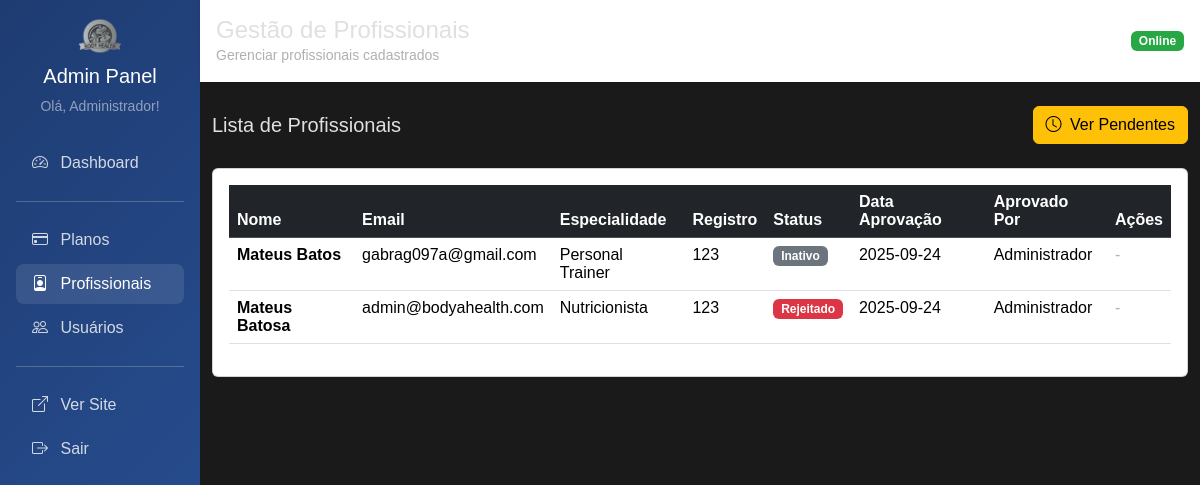
Page /admin/profissionais (signed in) on the earlier database version.
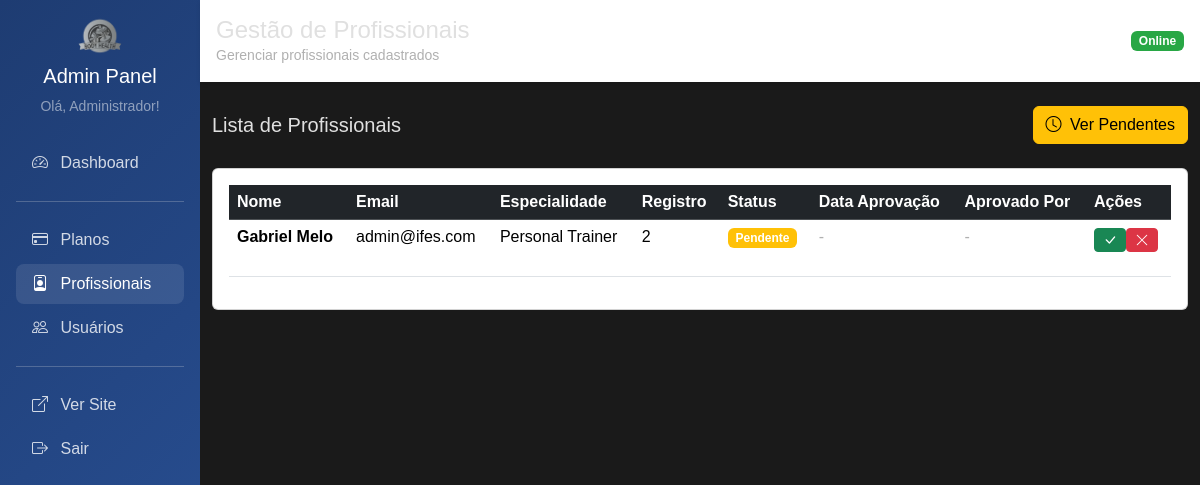
Same page on the later database version.
### tables this page shows
CREATE TABLE usuario (
    id INTEGER PRIMARY KEY AUTOINCREMENT,
    nome TEXT NOT NULL,
    email TEXT UNIQUE NOT NULL,
    senha TEXT NOT NULL,
    perfil TEXT NOT NULL DEFAULT 'cliente',
    foto TEXT,
    token_redefinicao TEXT,
    data_token TIMESTAMP,
    data_cadastro TIMESTAMP DEFAULT CURRENT_TIMESTAMP
);

CREATE TABLE profissional (
    id INTEGER PRIMARY KEY,
    especialidade TEXT NOT NULL,
    registro_profissional TEXT,
    status TEXT DEFAULT 'pendente',
    data_solicitacao TIMESTAMP DEFAULT CURRENT_TIMESTAMP,
    data_aprovacao TIMESTAMP,
    aprovado_por INTEGER, cpf_cnpj TEXT, foto_registro TEXT,
    FOREIGN KEY (id) REFERENCES usuario(id),
    FOREIGN KEY (aprovado_por) REFERENCES usuario(id)
);

### main.py (the view)
@app.get("/admin/profissionais")
@requer_autenticacao(['admin'])
async def admin_profissionais_listar(request: Request, usuario_logado: dict = Depends(obter_usuario_logado)):
    profissionais = profissional_repo.obter_todos_com_status()
    return templates.TemplateResponse("admin/profissionais/listar.html", {
        "request": request,
        "usuario": usuario_logado,
        "profissionais": profissionais
    })

### templates/admin/profissionais/listar.html (shortened to what the changed rows need)
{% extends "admin/base_admin.html" %}
{% block content %}
<div class="card">
    <div class="card-body">
        {% if profissionais %}
            <div class="table-responsive">
                <table class="table table-hover">
                    <thead class="table-dark">
                        <tr>
                            <th>Nome</th>
                            <th>Email</th>
                            <th>Especialidade</th>
                            <th>Registro</th>
                            <th>Status</th>
                            <th>Data Aprovação</th>
                            <th>Aprovado Por</th>
                            <th>Ações</th>
                        </tr>
                    </thead>
                    <tbody>
                        {% for prof in profissionais %}
                        <tr>
                            <td><strong>{{ prof.nome }}</strong></td>
                            <td>{{ prof.email }}</td>
                            <td>{{ prof.especialidade }}</td>
                            <td>
                                {% if prof.registro_profissional %}
                                    {{ prof.registro_profissional }}
                                {% else %}
                                    <span class="text-muted">-</span>
                                {% endif %}
                            </td>
                            <td>
                                {% if prof.status == 'aprovado' %}
                                    <span class="badge bg-success">Aprovado</span>
                                {% elif prof.status == 'pendente' %}
                                    <span class="badge bg-warning">Pendente</span>
                                {% elif prof.status == 'rejeitado' %}
                                    <span class="badge bg-danger">Rejeitado</span>
                                {% else %}
                                    <span class="badge bg-secondary">Inativo</span>
                                {% endif %}
                            </td>
                            <td>
                                {% if prof.data_aprovacao %}
                                    {{ prof.data_aprovacao[:10] }}
                                {% else %}
                                    <span class="text-muted">-</span>
                                {% endif %}
                            </td>
                            <td>
                                {% if prof.aprovado_por_nome %}
                                    {{ prof.aprovado_por_nome }}
                                {% else %}
                                    <span class="text-muted">-</span>
                                {% endif %}
                            </td>
                            <td>
                                {% if prof.status == 'aprovado' %}
                                    <button type="button" class="btn btn-outline-danger btn-sm"
                                            onclick="confirmarExclusaoProf({{ prof.id }}, '{{ prof.nome }}')">
                                        <i class="bi bi-x-circle"></i> Desativar
                                    </button>
                                {% elif prof.status == 'pendente' %}
                                    <div class="btn-group btn-group-sm">
                                        <form method="post" action="/admin/profissionais/aprovar/{{ prof.id }}" class="d-inline">
                                            <button type="submit" class="btn btn-success btn-sm">
                                                <i class="bi bi-check-lg"></i>
                                            </button>
                                        </form>
                                        <form method="post" action="/admin/profissionais/rejeitar/{{ prof.id }}" class="d-inline">
                                            <button type="submit" class="btn btn-danger btn-sm">
                                                <i class="bi bi-x-lg"></i>
                                            </button>
                                        </form>
                                    </div>
                                {% else %}
                                    <span class="text-muted">-</span>
                                {% endif %}
                            </td>
                        </tr>
                        {% endfor %}
                    </tbody>
                </table>
            </div>
        {% else %}
            <div class="text-center py-5">
                <i class="bi bi-person-badge text-muted" style="font-size: 4rem;"></i>
                <h5 class="mt-3 text-muted">Nenhum profissional encontrado</h5>
                <p class="text-muted">Aguarde cadastros de profissionais.</p>
            </div>
        {% endif %}
    </div>
</div>
{% endblock %}

### templates/admin/base_admin.html (shortened to what this page needs)
<html lang="pt-BR">
<head>
    <link href="https://cdn.jsdelivr.net/npm/bootstrap@5.3.3/dist/css/bootstrap.min.css" rel="stylesheet">
    <link href="https://cdn.jsdelivr.net/npm/bootstrap-icons@1.10.5/font/bootstrap-icons.css" rel="stylesheet">
    <link rel="stylesheet" href="/static/css/styles.css">
</head>
<body>
    <div class="container-fluid p-0">
        <div class="row g-0">
            <div class="col-md-3 col-lg-2">
                <div class="admin-sidebar p-3">
                    <div class="text-center mb-4">
                        <img src="/static/img/logo.png" height="40" alt="Body Health">
                        <h5 class="text-white mt-2">Admin Panel</h5>
                        <small class="text-white-50">Olá, {{ usuario.nome }}!</small>
                    </div>
                    <nav class="nav flex-column">
                        <a class="nav-link {% if request.url.path == '/admin' %}active{% endif %}" href="/admin">
                            <i class="bi bi-speedometer2 me-2"></i> Dashboard
                        </a>
                        <hr class="bg-white-50">
                        <a class="nav-link {% if '/admin/planos' in request.url.path %}active{% endif %}" href="/admin/planos">
                            <i class="bi bi-credit-card me-2"></i> Planos
                        </a>
                        <a class="nav-link {% if '/admin/profissionais' in request.url.path %}active{% endif %}" href="/admin/profissionais">
                            <i class="bi bi-person-badge me-2"></i> Profissionais
                        </a>
                        <a class="nav-link {% if '/admin/usuarios' in request.url.path %}active{% endif %}" href="/admin/usuarios">
                            <i class="bi bi-people me-2"></i> Usuários
                        </a>
                        <hr class="bg-white-50">
                        <a class="nav-link" href="/" target="_blank">
                            <i class="bi bi-box-arrow-up-right me-2"></i> Ver Site
                        </a>
                        <a class="nav-link" href="/logout">
                            <i class="bi bi-box-arrow-right me-2"></i> Sair
                        </a>
                    </nav>
                </div>
            </div>
            <div class="col-md-9 col-lg-10">
                <div class="admin-header p-3 mb-4">
                    <div class="d-flex justify-content-between align-items-center">
                        <div>
                            <h4 class="mb-0">{% block titulo %}Painel Administrativo{% endblock %}</h4>
                            <small class="text-muted">{% block subtitulo %}Body Health Admin{% endblock %}</small>
                        </div>
                        <div>
                            <span class="badge bg-success">Online</span>
                        </div>
                    </div>
                </div>
                <div class="container-fluid">
                    {% block content %}{% endblock %}
                </div>
            </div>
        </div>
    </div>
</body>
</html>

Differences in the rows shown:
no longer on this page (row unchanged): usuario: nome "Administrador"
no longer on this page (row unchanged): profissional: nome "Mateus Batos", email "gabrag097a@gmail.com", especialidade "Personal Trainer", registro_profissional "123", status "Inativo", data_aprovacao "2025-09-24", aprovado_por_nome "Administrador"
no longer on this page (row unchanged): profissional: nome "Mateus Batosa", email "admin@bodyahealth.com", especialidade "Nutricionista", registro_profissional "123", status "Rejeitado", data_aprovacao "2025-09-24", aprovado_por_nome "Administrador"
added profissional: nome "Gabriel Melo", email "admin@ifes.com", especialidade "Personal Trainer", registro_profissional "2", status "Pendente"
Other differences:
{{ usuario.nome }}: (not shown) → "Administrador"
